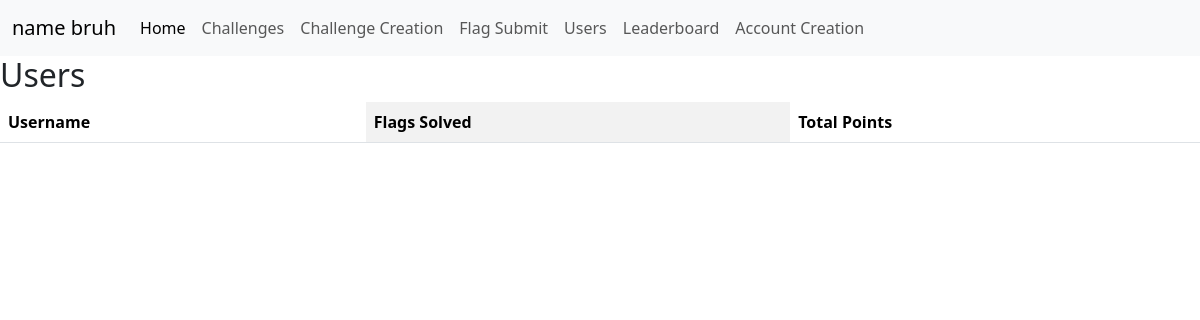
The page /participants/ on the database as committed earlier.
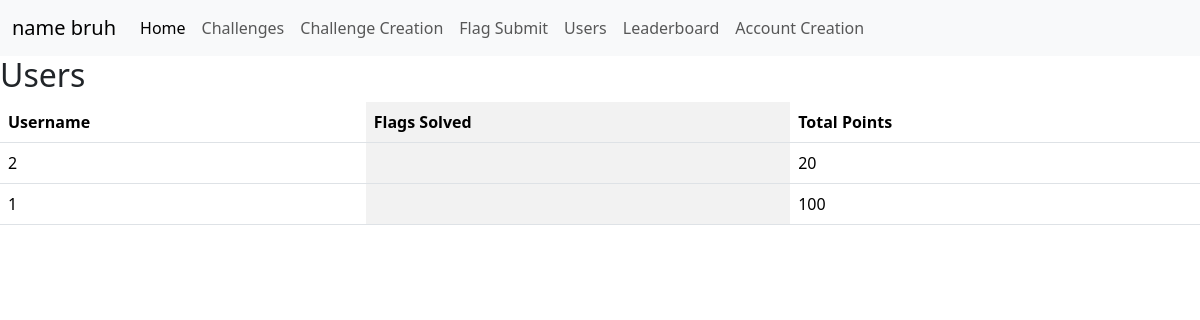
The same page on the database as committed later.
### raw/models.py (models this page shows, shortened)
class Participant(models.Model):
    user = models.OneToOneField(User, on_delete=models.CASCADE)
    flags_solved = models.ManyToManyField(Challenge, blank=True, related_name='completed_by')
    total_points = models.IntegerField(default=0)

### raw/views.py (the view)
# urls.py: path('participants/',views.participants,name='participants'),
def participants(request):
    participants = Participant.objects.all()
    return render(request, 'participants.html', {
        'participants': participants,
        'notify':notify,
        'operations':operations,
    })

### raw/templates/participants.html (shortened to what this page needs)
{% extends "index.html" %}
{% block content %}
<h2>Users</h2>
<table class="table table-striped-columns">
    <thead>
        <tr>
            <th scope='col'>Username</th>
            <th scope='col'>Flags Solved</th>
            <th clope='col'>Total Points</th>
        </tr>
        <tbody>
            {% for i in participants %}
                <tr>
                    <td>{{ i.user }}</td>
                    <td>
                    </td>
                    <td>{{ i.total_points }}</td>
                </tr>
            {% endfor %}
        </tbody>
    </thead>
</table>
{% endblock %}

Rows that differ between the two databases and show on the page:
added Participant: user "2", total_points "20"
added Participant: user "1", total_points "100"
